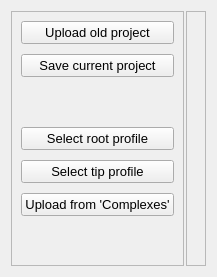
      <widget class="QWidget" name="tabProfile">
       <attribute name="title">
        <string>Profile</string>
       </attribute>
       <attribute name="toolTip">
        <string>Select project &amp; profiles</string>
       </attribute>
       <layout class="QHBoxLayout" name="horizontalLayout_4">
        <item>
         <layout class="QHBoxLayout" name="horizontalLayout_2">
          <property name="spacing">
           <number>2</number>
          </property>
          <item>
           <widget class="QFrame" name="frame">
            <property name="maximumSize">
             <size>
              <width>200</width>
              <height>16777215</height>
             </size>
            </property>
            <property name="font">
             <font>
              <pointsize>10</pointsize>
             </font>
            </property>
            <property name="frameShape">
             <enum>QFrame::StyledPanel</enum>
            </property>
            <property name="frameShadow">
             <enum>QFrame::Raised</enum>
            </property>
            <layout class="QVBoxLayout" name="verticalLayout_3">
             <item>
              <layout class="QVBoxLayout" name="verticalLayout">
               <property name="spacing">
                <number>10</number>
               </property>
               <item>
                <widget class="QPushButton" name="pbUploadProject">
                 <property name="text">
                  <string>Upload old project</string>
                 </property>
                </widget>
               </item>
               <item>
                <widget class="QPushButton" name="pbSaveProject">
                 <property name="text">
                  <string>Save current project</string>
                 </property>
                </widget>
               </item>
               <item>
                <spacer name="verticalSpacer">
                 <property name="orientation">
                  <enum>Qt::Vertical</enum>
                 </property>
                 <property name="sizeHint" stdset="0">
                  <size>
                   <width>20</width>
                   <height>40</height>
                  </size>
                 </property>
                </spacer>
               </item>
               <item>
                <widget class="QPushButton" name="pbSelectRootProfile">
                 <property name="text">
                  <string>Select root profile</string>
                 </property>
                </widget>
               </item>
               <item>
                <widget class="QPushButton" name="pbSelectTipProfile">
                 <property name="text">
                  <string>Select tip profile</string>
                 </property>
                </widget>
               </item>
               <item>
                <widget class="QPushButton" name="pbUploadComplexes">
                 <property name="text">
                  <string>Upload from 'Complexes'</string>
                 </property>
                </widget>
               </item>
               <item>
                <spacer name="verticalSpacer_2">
                 <property name="orientation">
                  <enum>Qt::Vertical</enum>
                 </property>
                 <property name="sizeHint" stdset="0">
                  <size>
                   <width>20</width>
                   <height>40</height>
                  </size>
                 </property>
                </spacer>
               </item>
              </layout>
             </item>
            </layout>
           </widget>
          </item>
          <item>
           <widget class="QFrame" name="frame_2">
            <property name="frameShape">
             <enum>QFrame::StyledPanel</enum>
            </property>
            <property name="frameShadow">
             <enum>QFrame::Raised</enum>
            </property>
            <layout class="QHBoxLayout" name="horizontalLayout_3">
             <item>
              <layout class="QVBoxLayout" name="verticalLayout_2">
               <item>
                <widget class="PlotWidget" name="plotORoot" native="true"/>
               </item>
               <item>
                <widget class="PlotWidget" name="plotOTip" native="true"/>
               </item>
              </layout>
             </item>
            </layout>
           </widget>
          </item>
         </layout>
        </item>
       </layout>
      </widget>
